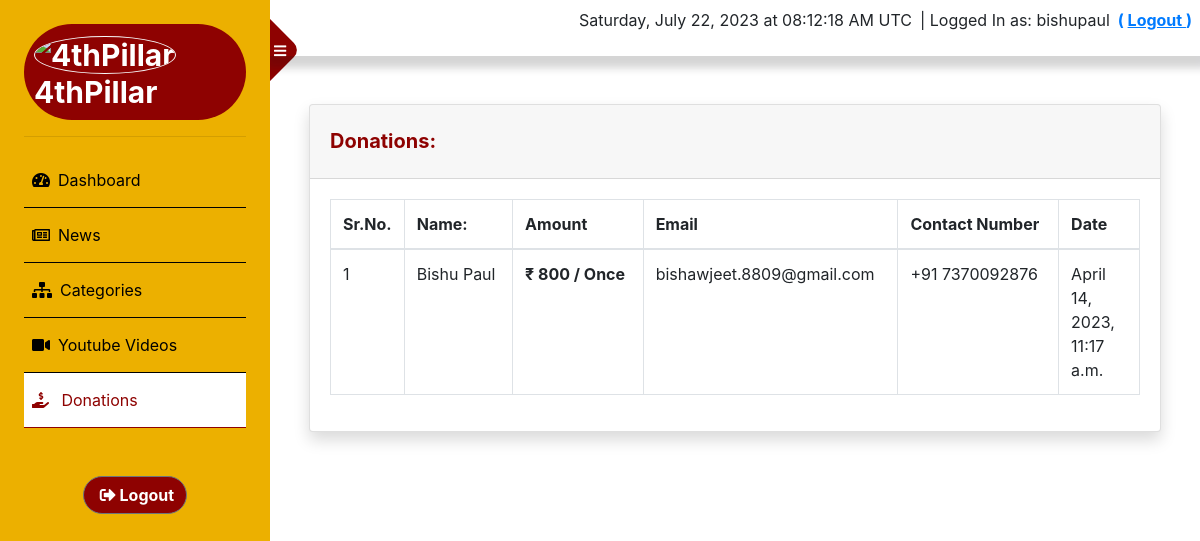
The app's page /donations/ (signed in) with its own data.
### news/models.py (models this page shows, shortened)
class Donation(models.Model):
    first_name=models.CharField(max_length=100)
    last_name=models.CharField(max_length=100 ,null=True,blank=True)
    duration=models.CharField(max_length=10)
    amount=models.IntegerField(null=True,blank=True)
    email=models.EmailField(max_length=100)
    phone=models.CharField(max_length=15)
    date=models.DateTimeField(auto_now_add=True)

### news/views.py (the view)
# urls.py: path('donations/', Admin_donation,name='donations'),
@login_required(login_url='login')
def Admin_donation(request):
    alldonate=Donation.objects.all()
    navbar = 'donations'
    context={'navbar':navbar,'alldonate':alldonate}
    return render(request,'for_admin/admin_donation.html',context)

### news/templates/for_admin/admin_donation.html (shortened to what this page needs)
{% extends 'for_admin/admin_base.html' %}
{% load static %}
{% block body %}
<div class="container-fluid">
    <div class="card shadow mb-4">
        <div class="card-header py-4">
            <h5 class='d-inline font-weight-bold textred'>Donations:</h5>
        </div>
        <div class="card-body">
            <div class="table-responsive">
                <table class="table table-bordered" id="donationTable" width="100%" cellspacing="0">
                    <thead>
                        <tr>
                            <th>Sr.No.</th>
                            <th>Name:</th>
                            <th>Amount</th>
                            <th>Email</th>
                            <th>Contact Number</th>
                            <th>Date</th>
                        </tr>
                    </thead>
                    <tbody>
                   {% for dn in alldonate %}
                            <tr>
                                <td width="1%">{{ forloop.counter }}</td>
                                <td >{{dn.first_name}} {{dn.last_name}}</td>
                                <td><b>₹ {{dn.amount}} / {{dn.duration}}</b></td>
                                <td>{{dn.email}} </td>
                                <td>{{dn.phone}} </td>
                                <td width="10%">{{dn.date}}</td>
                            </tr>
                        {% endfor %}
                    </tbody>
                </table>
            </div>
        </div>
    </div>
</div>
<br>
<link rel="stylesheet" href="https://cdn.datatables.net/1.13.1/css/dataTables.bootstrap5.min.css" >
{% endblock%}

### news/templates/for_admin/admin_base.html (shortened to what this page needs)
<!DOCTYPE html>
<html>
<head>
{% load static %}
<link rel="stylesheet" href="https://stackpath.bootstrapcdn.com/bootstrap/4.3.1/css/bootstrap.min.css">
<link rel="stylesheet" href="https://use.fontawesome.com/releases/v5.6.1/css/all.css">
<link rel="stylesheet" href="{% static 'foradmin.css' %}">
</head>
<body onload=display_ct();>
<div class="wrapper d-flex align-items-stretch">
    <nav id="sidebar">
        <div class="custom-menu">
            <button type="button" id="sidebarCollapse" class="btn btn-primary">
                <i class="fa fa-bars"></i>
            </button>
        </div>
        <div class="p-4">
            <h1 class="red rounded-pill" >
                <img class= "rounded-circle border border-light" src="{% static 'logo.png' %}" alt="4thPillar" width='40' height="40">
                <span > 4thPillar </span>
            </h1>
            <hr>
            <ul class="list-unstyled components mb-5">
                <li class="{% if navbar == 'dashboard' %} active {% endif %}">
                    <a href="{% url 'dashboard' %}"> <i class="fas fa-tachometer-alt mx-2"></i>Dashboard</a>
                </li>
                <li class="{% if navbar == 'news' %} active {% endif %}">
                    <a href="{% url 'admin_news' %}"><i class="far fa-newspaper mx-2"></i>News</a>
                </li>
                <li class="{% if navbar == 'category' %} active {% endif %}">
                    <a href="{% url 'admin_category' %}"><i class="fas fa-sitemap mx-2"></i>Categories</a>
                </li>
                <li class="{% if navbar == 'videos' %} active {% endif %}">
                    <a href="{% url 'videos' %}"><i class="fas fa-video mx-2"></i>Youtube Videos</a>
                </li>
                <li class="{% if navbar == 'donations' %} active {% endif %}">
                    <a href="{% url 'donations' %}"><i class="fas fa-hand-holding-usd mx-2"></i> </i>Donations</a>
                </li>
            </ul>
            <span class="d-flex justify-content-center"><a class=" btn btn-secondary red rounded-pill"
                style="color:white"  href="{% url 'logout' %}"><b><i class="fas fa-sign-out-alt mx-1"></i>Logout</b></a>
            </span>
        </div>
    </nav>
    <div id="content" >
        <div class="container-fluid p-md-2 " style="box-shadow: 2px 6px 8px 6px rgba(22, 22, 26, 0.18);">
            <div class="d-flex justify-content-end ">
                <p id='dtText'></p>
                <p class="mx-2"> | Logged In as: {{request.user}}</p>
                <span><a  href="{% url 'logout' %}"><b>( <u>Logout </u> )</b></a></span>
            </div>
        </div>
        <div class="container-fluid px-4">
            <br><br>
            {% block body %} {% endblock %}
        </div>
    </div>
</div>
</body>
</html>

### news/static/foradmin.css (style rules this page uses)
:root { ---red:#8e0201; ---yellow:#ecb000; ---gray:#585455; }
.red { background-color: #8e0201; }
.textred { color:#8e0201; }
button { -webkit-transition: 0.3s all ease; -o-transition: 0.3s all ease; transition: 0.3s all ease; }
.wrapper { width: 100%; }
#sidebar { min-width: 270px; max-width: 270px; background: #ecb000; color: black; -webkit-transition: all 0.3s; -o-transition: all 0.3s; transition: all 0.3s; position: relative; }
#sidebar h1 { font-weight: 700; font-size: 30px; color: white; padding: 10px; }
#sidebar ul.components { padding: 0; }
#sidebar ul li { font-size: 16px; }
#sidebar ul li a { padding: 15px 0; display: block; color: black; border-bottom: 1px solid ; }
#sidebar ul li.active > a { color:var(---red); background-color: rgb(255, 255, 255); }
#sidebar .custom-menu { display: inline-block; position: absolute; top: 20px; right: 0; margin-right: -20px; -webkit-transition: 0.3s; -o-transition: 0.3s; transition: 0.3s; }
#sidebar .custom-menu .btn { width: 60px; height: 60px; border-radius: 50%; position: relative; }
#sidebar .custom-menu .btn i { margin-right: -40px; font-size: 14px; }
#sidebar .custom-menu .btn.btn-primary { background: transparent; border-color: transparent; }
#sidebar .custom-menu .btn.btn-primary:after { z-index: -1; position: absolute; top: 0; left: 0; right: 0; bottom: 0; content: ""; -webkit-transform: rotate(45deg); -ms-transform: rotate(45deg); transform: rotate(45deg); background: var(---red); border-radius: 10px; }
#content { width: 100%; padding: 0; min-height: 100vh; -webkit-transition: all 0.3s; -o-transition: all 0.3s; transition: all 0.3s; }

### records on screen
Donation: first_name "Bishu", last_name "Paul", amount "800", duration "Once", email "bishawjeet.8809@gmail.com", phone "+91 7370092876", date "April 14, 2023, 11:17 a.m."

### other values on screen
{{ request.user }} "bishupaul"
